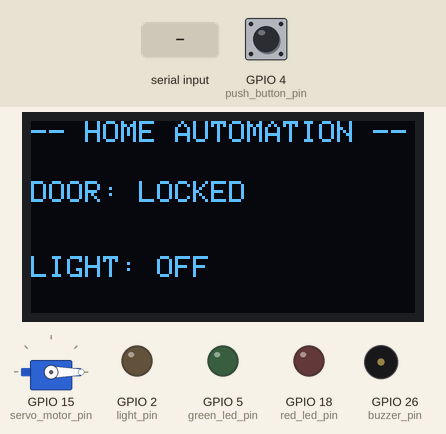
The sketch below on a simulated ESP32. On the bench: servo, 128×64 one-colour display, output pins drawn as LEDs (lit = HIGH), buzzer (waves = sounding, pin HIGH). Dashed ring = blinking. The inputs (shaded band) are chosen by the test bench; at power-on: GPIO 4 (push_button_pin) HIGH. Nothing arrives over Bluetooth unless stated; what the sketch prints to the serial monitor is not drawn.

Above: at 1.2 s.
1.3 s: "9\n" received over the second serial link
At 1.63 s:
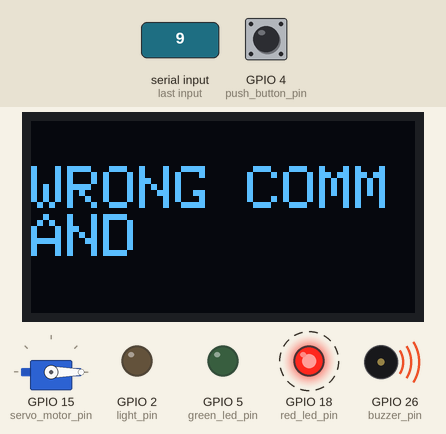
3.5 s: GPIO 4 (push_button_pin) pulled LOW for 0.15 s
At 4.13 s:
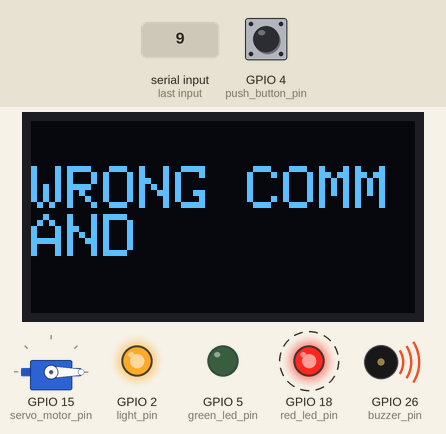
4.2 s: "L\n" received over the second serial link
At 4.9 s:
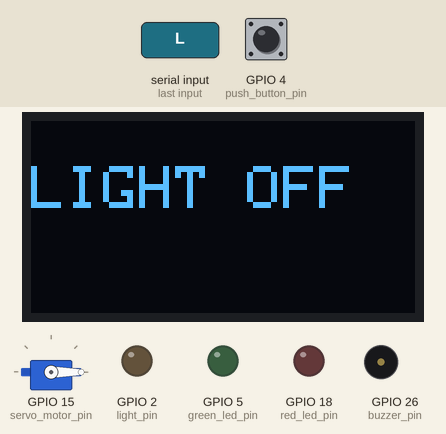
7.2 s: "l\n" received over the second serial link
At 8.0 s:
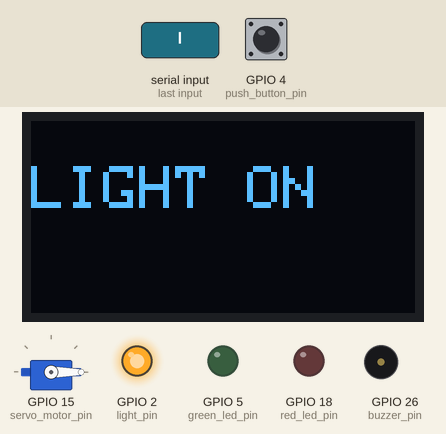
10.2 s: "1\n" received over the second serial link
At 11.3 s:
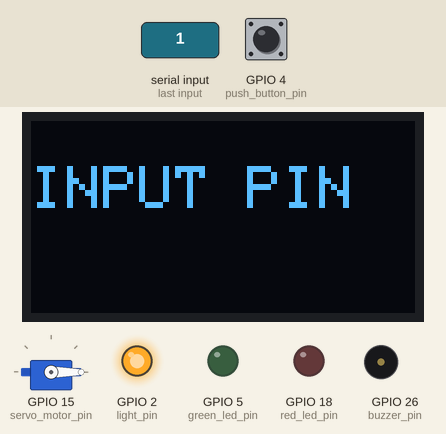
11.7 s: "0\n" received over the second serial link
At 15.1 s:
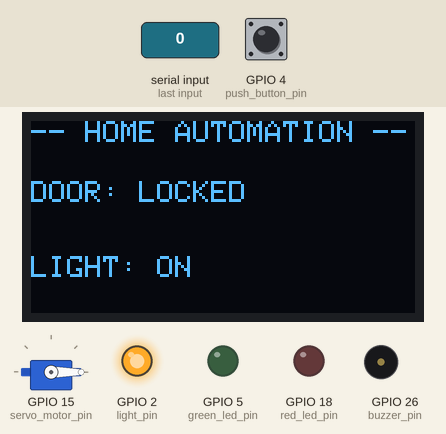
Timing chart, 0 to 16.2 s (numbered marks = the images above; inputs shaded):
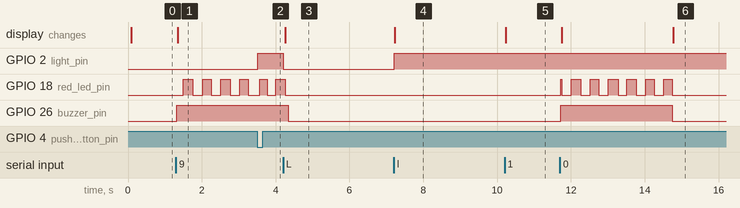

Measured:
- after the input at 1.3 s, GPIO 18 (red_led_pin): alternates HIGH for 0.25 s and LOW for 0.26 s, starting after 0.20 s; GPIO 26 (buzzer_pin): LOW → HIGH at once; the display: changes after 0.05 s (image 1)
- after the input at 3.5 s, GPIO 2 (light_pin): LOW → HIGH at once
- after the input at 4.2 s, GPIO 2 (light_pin): HIGH → LOW at once; the display: changes after 0.06 s (image 3)
- after the input at 7.2 s, GPIO 2 (light_pin): LOW → HIGH at once; the display: changes at once (image 4)
- after the input at 10.2 s, the display: changes at once (image 5)
- after the input at 11.7 s, GPIO 18 (red_led_pin): LOW → HIGH at once, then repeats every 0.52 s: LOW 0.26 s, HIGH 0.26 s, until it stays LOW from 14.7 s; GPIO 26 (buzzer_pin): LOW → HIGH at once, → LOW 3.0 s later; the display: first changes after 0.05 s (image 6 shows a later state)

The sketch:

Smart_Home_Controller.ino
```cpp
#include <Wire.h>
#include <Adafruit_GFX.h>
#include <Adafruit_SSD1306.h>
#include "BluetoothSerial.h"
#include <ESP32Servo.h>

//be confirm that bluetooth module is working
#if !defined(CONFIG_BT_ENABLED) || !defined(CONFIG_BLUEDROID_ENABLED)
#error Bluetooth is not enabled!
#endif

// for display
#define screen_width 128
#define screen_height 64
#define oled_reset -1
#define screen_address 0x3C

// display initialization
Adafruit_SSD1306 display(screen_width, screen_height, &Wire, oled_reset);

// gpio pins
#define push_button_pin 4
#define light_pin 2
#define green_led_pin 5
#define red_led_pin 18
#define buzzer_pin 26
#define servo_motor_pin 15

// bluetooth pins
const String door_lock_pass = "9";   // door PIN
const String light_command  = "L";   // command for light


bool lightState = false;
bool doorOpen = false;
bool lastButtonState = HIGH;
bool lastBTState = false;
bool waitingForPin = false;

String displayMessage = "";
String btMessage = "";

bool btMessageActive = false;
unsigned long btMessageTimer = 0;
const unsigned long BT_MESSAGE_DURATION = 1000;

unsigned long currentMillis = 0;

bool greenLedActive = false;
unsigned long greenLedTimer = 0;
const unsigned long GREEN_LED_DURATION = 1000;

bool alarmActive = false;
unsigned long alarmTimer = 0;
const unsigned long ALARM_DURATION = 3000;

unsigned long messageTimer = 0;
const unsigned long MESSAGE_DURATION = 3000;

// bluetooth and servo initialization
BluetoothSerial SerialBT;
Servo doorServo;

void setup() {
  Serial.begin(115200);
  SerialBT.begin("ESP32_Smart_Hub");

  lastBTState = SerialBT.hasClient();

  // pin modes
  pinMode(push_button_pin, INPUT_PULLUP);
  pinMode(light_pin, OUTPUT);
  pinMode(green_led_pin, OUTPUT);
  pinMode(red_led_pin, OUTPUT);
  pinMode(buzzer_pin, OUTPUT);

  // make everything off initially
  digitalWrite(light_pin, LOW);
  digitalWrite(green_led_pin, LOW);
  digitalWrite(red_led_pin, LOW);
  digitalWrite(buzzer_pin, LOW);

  // do the servo Setup
  doorServo.setPeriodHertz(50);
  doorServo.attach(servo_motor_pin, 500, 2400);
  doorServo.write(0); // locked position

  // ensure the oled displaynis okay
  if (!display.begin(SSD1306_SWITCHCAPVCC, screen_address)) {
    Serial.println(F("OLED failed"));
    for (;;);
  }
  display.clearDisplay();
  display.display();
}

void loop() {
  currentMillis = millis();

  // Bluetooth Connection Status, if connected or not
  bool currentBTState = SerialBT.hasClient();
  if (currentBTState != lastBTState) {
    lastBTState = currentBTState;
    btMessageActive = true;
    btMessageTimer = currentMillis;

    if (currentBTState) {
      btMessage = "BT\nCONNECTED";
    } else {
      btMessage = "BT\nDISCONNECTED";
    }
  }

  // Push Button logic for physically on off
  bool currentButtonState = digitalRead(push_button_pin);
  if (lastButtonState == HIGH && currentButtonState == LOW) {
    lightState = !lightState;
    digitalWrite(light_pin, lightState ? HIGH : LOW);
    delay(50); // simple debounce
  }
  lastButtonState = currentButtonState;

  // bluetooth
  while (SerialBT.available()) {
    char c = SerialBT.read();

    Serial.print("Received: ");
    Serial.println((int)c);

    // Ignore line endings
    if (c == '\n' || c == '\r') {
      continue;
    }

    if (waitingForPin) {
      waitingForPin = false;

      if (c == '9') {
        // correct door pass
        doorOpen = !doorOpen;
        doorServo.write(doorOpen ? 90 : 0);

        greenLedActive = true;
        greenLedTimer = currentMillis;
        digitalWrite(green_led_pin, HIGH);

        displayMessage = "PIN CORRECT\nDOOR MOVED";
        messageTimer = currentMillis;
      } else {
        // wrong PIN
        alarmActive = true;
        alarmTimer = currentMillis;
        digitalWrite(buzzer_pin, HIGH);

        displayMessage = "WRONG PIN!";
        messageTimer = currentMillis;
      }

      continue;
    }

    // Normal mode
    if (c == 'L' || c == 'l') {
      // Light turning on or off
      lightState = !lightState;
      digitalWrite(light_pin, lightState ? HIGH : LOW);

      displayMessage = lightState ? "LIGHT ON" : "LIGHT OFF";
      messageTimer = currentMillis;
    }
    else if (c == '1') {
      // pin mode activated
      waitingForPin = true;
      displayMessage = "INPUT PIN";
      // no timer; stay on screen until next command
    }
    else {
      // Unknown command
      alarmActive = true;
      alarmTimer = currentMillis;
      digitalWrite(buzzer_pin, HIGH);

      displayMessage = "WRONG COMMAND";
      messageTimer = currentMillis;
    }
  }


  // Green LED timeout
  if (greenLedActive && (currentMillis - greenLedTimer >= GREEN_LED_DURATION)) {
    greenLedActive = false;
    digitalWrite(green_led_pin, LOW);
  }


  // Alarm timeout and red LED blinking
  if (alarmActive) {
    if (currentMillis - alarmTimer >= ALARM_DURATION) {
      alarmActive = false;
      digitalWrite(buzzer_pin, LOW);
      digitalWrite(red_led_pin, LOW);
    } else {
      if ((currentMillis / 250) % 2 == 0) {
        digitalWrite(red_led_pin, HIGH);
      } else {
        digitalWrite(red_led_pin, LOW);
      }
    }
  }

  // Clearing expired messages
  if (btMessageActive && (currentMillis - btMessageTimer >= BT_MESSAGE_DURATION)) {
    btMessageActive = false;
    btMessage = "";
  }

  if (!waitingForPin && displayMessage != "INPUT PIN" &&
      displayMessage != "" &&
      (currentMillis - messageTimer >= MESSAGE_DURATION)) {
    displayMessage = "";
  }


  // Display Logic

  display.clearDisplay();


  if (btMessageActive) {
    display.setTextSize(2);
    display.setTextColor(SSD1306_WHITE);
    display.setCursor(0, 15);
    display.println(btMessage);
  }

  else if (waitingForPin) {
    display.setTextSize(2);
    display.setTextColor(SSD1306_WHITE);
    display.setCursor(0, 15);
    display.println("INPUT PIN");
  }

  else if (displayMessage != "" && displayMessage != "INPUT PIN") {
    display.setTextSize(2);
    display.setTextColor(SSD1306_WHITE);
    display.setCursor(0, 15);
    display.println(displayMessage);
  }


  // how the Default screen look like
  else {
    display.setTextSize(1);
    display.setTextColor(SSD1306_WHITE);
    display.setCursor(0, 0);
    display.println("-- HOME AUTOMATION --");

    display.setCursor(0, 20);
    display.setTextSize(1.75);
    if (doorOpen) {
      display.println("DOOR: OPEN");
    } else {
      display.println("DOOR: LOCKED");
    }

    display.setCursor(0, 45);
    if (lightState) {
      display.println("LIGHT: ON");
    } else {
      display.println("LIGHT: OFF");
    }
  }

  display.display();
}
```
